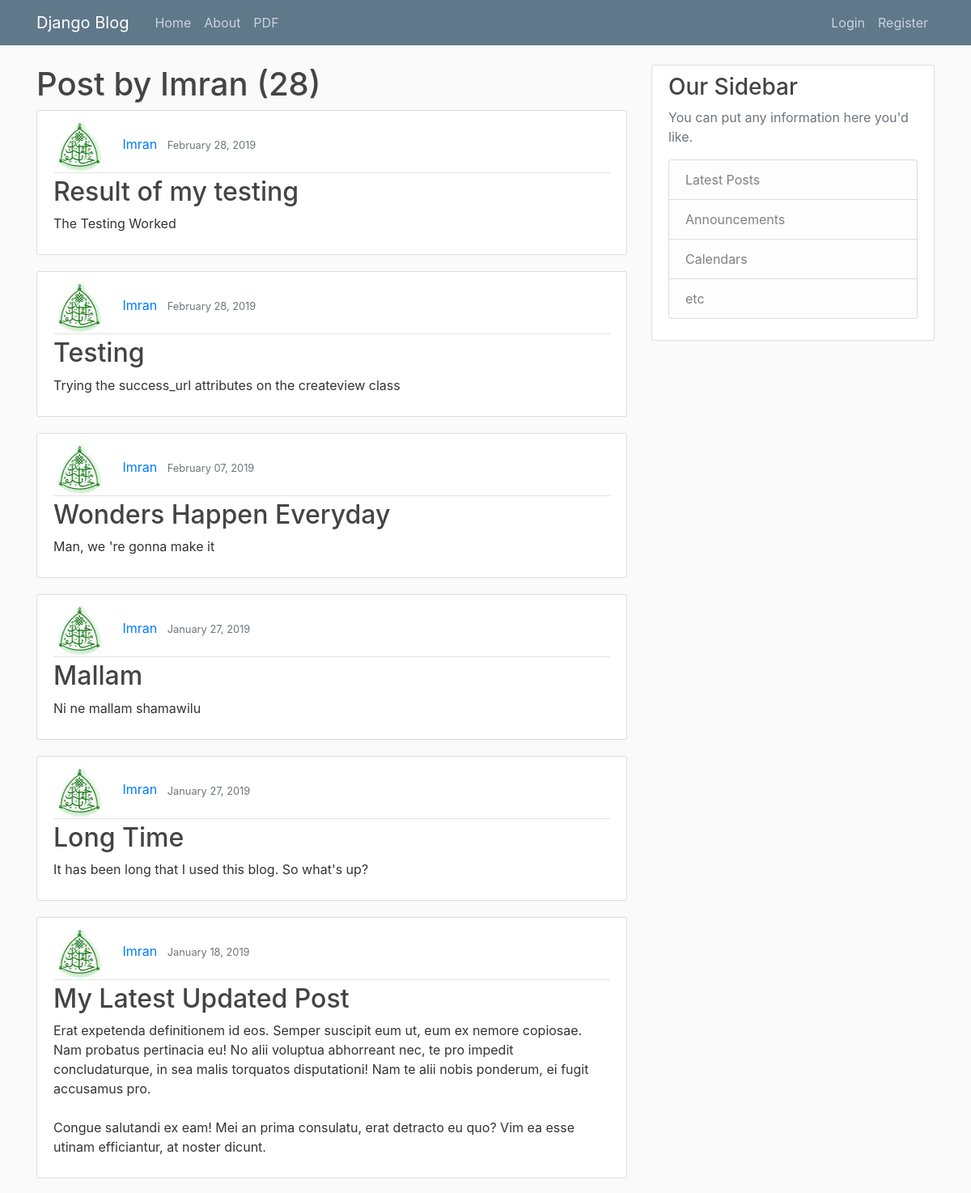
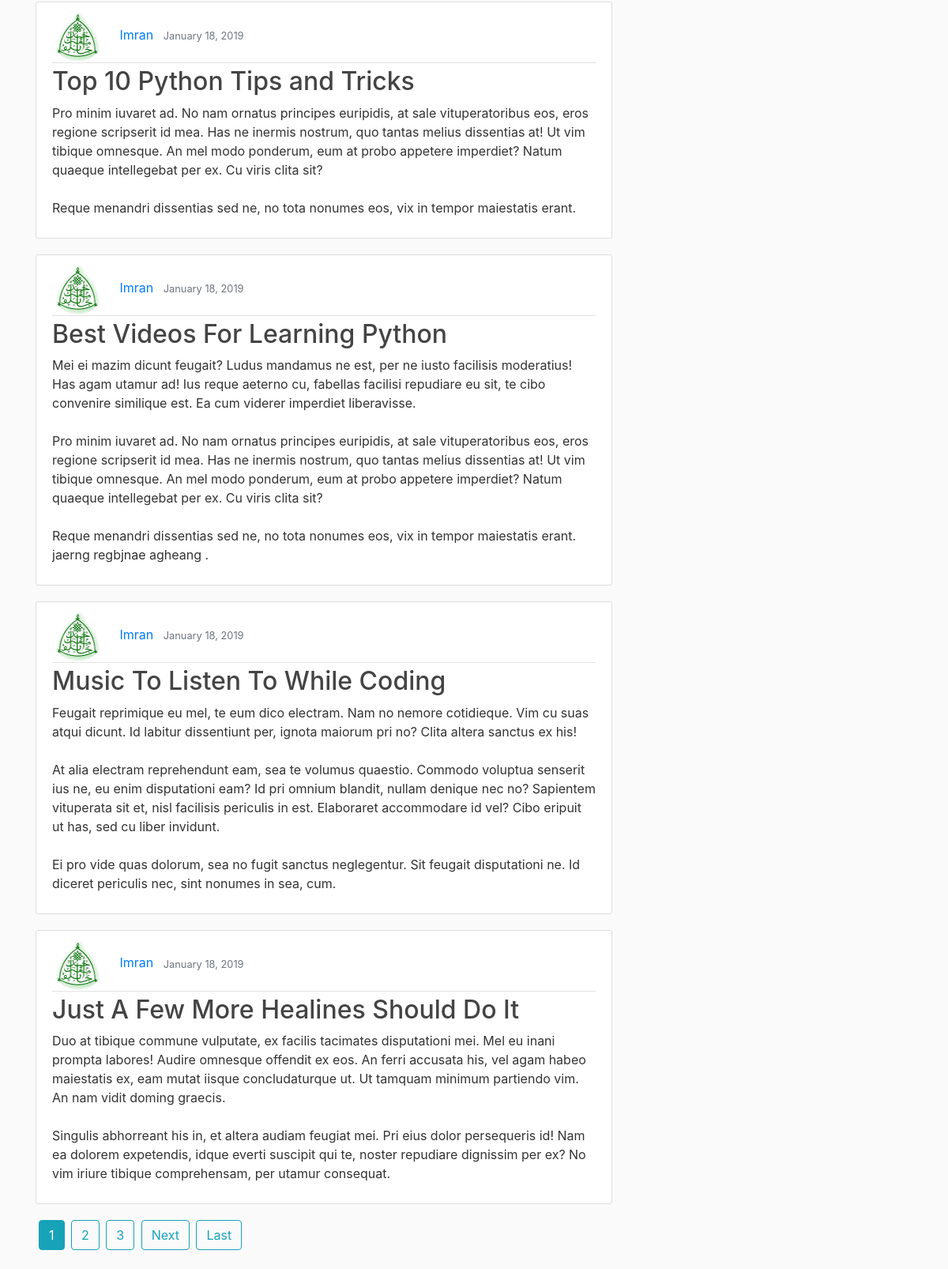
/user/Imran/, run on the app's committed database (2 pictures, top to bottom).
### blog/models.py (models this page shows, shortened)
class Post(models.Model):
    title = models.CharField(max_length=100)
    content = models.TextField()
    date_posted = models.DateTimeField(default=timezone.now)
    author = models.ForeignKey(User, on_delete=models.CASCADE)
    """ The get_absolute_url() allow us to get the exact url of a model object. Here we are getting the
    url for a specific post """
    def get_absolute_url(self):
        return reverse('post-detail', kwargs={'pk': self.pk})

### users/models.py (models this page shows, shortened)
class Profile(models.Model):
    user = models.OneToOneField(User, on_delete=models.CASCADE)
    image = models.ImageField(default='default.jpg', upload_to='profile_pics')

### blog/views.py (the view)
# urls.py: path('user/<str:username>/', UserPostListView.as_view(), name='user-posts'),
class UserPostListView(ListView):
    model = Post
    template_name = 'blog/user_posts.html'
    context_object_name = 'posts'
    paginate_by = 10
    def get_queryset(self):
        user = get_object_or_404(User, username=self.kwargs.get('username'))
        return Post.objects.filter(author=user).order_by('-date_posted')

### blog/templates/blog/user_posts.html (shortened to what this page needs)
{% extends "blog/base.html" %}
{% block content %}
    <h1>Post by {{ view.kwargs.username }} ({{ page_obj.paginator.count }})</h1>
    {% for post in posts %}
        <article class="media content-section">
          <div class="media-body">
            <div class="article-metadata">
              <img class="rounded-circle article-img" src="{{ post.author.profile.image.url }}">
              <a class="mr-2" href="{% url 'user-posts' post.author.username %}">{{ post.author }}</a>
              <small class="text-muted">{{ post.date_posted|date:"F d, Y" }}</small>
            </div>
            <h2><a class="article-title" href="{% url 'post-detail' post.id %}">{{ post.title }}</a></h2>
            <p class="article-content">{{ post.content }}</p>
          </div>
        </article>
    {% endfor %}
    {% if is_paginated %}
      {% for num in page_obj.paginator.page_range %}
        {% if page_obj.number == num %}
          <a class="btn btn-info mb-4 ml-1" href="?page={{ num }}">{{ num }}</a>
        {% elif num > page_obj.number|add:'-3' and num < page_obj.number|add:'3' %}
          <a class="btn btn-outline-info mb-4 ml-1" href="?page={{ num }}">{{ num }}</a>
        {% endif %}
      {% endfor %}
      {% if page_obj.has_next %}
        <a class="btn btn-outline-info mb-4 ml-1" href="?page={{ page_obj.next_page_number }}">Next</a>
        <a class="btn btn-outline-info mb-4 ml-1" href="?page={{ page_obj.paginator.num_pages }}">Last</a>
      {% endif %}
    {% endif %}
{% endblock content %}

### blog/static/blog/main.css (style rules this page uses)
body { background: #fafafa; color: #333333; margin-top: 5rem; }
h1, h2, h3, h4, h5, h6 { color: #444444; }
.content-section { background: #ffffff; padding: 10px 20px; border: 1px solid #dddddd; border-radius: 3px; margin-bottom: 20px; }
.article-title { color: #444444; }
.article-content { white-space: pre-line; }
.article-img { height: 65px; width: 65px; margin-right: 16px; }
.article-metadata { padding-bottom: 1px; margin-bottom: 4px; border-bottom: 1px solid #e3e3e3 }

### data on the page
Post: author.profile.image (picture), author "Imran", date_posted "February 28, 2019", title "Result of my testing", content "The Testing Worked"
Post: author.profile.image (picture), author "Imran", date_posted "February 28, 2019", title "Testing", content "Trying the success_url attributes on the createview class"
Post: author.profile.image (picture), author "Imran", date_posted "February 07, 2019", title "Wonders Happen Everyday", content "Man, we 're gonna make it"
Post: author.profile.image (picture), author "Imran", date_posted "January 27, 2019", title "Mallam", content "Ni ne mallam shamawilu"
Post: author.profile.image (picture), author "Imran", date_posted "January 27, 2019", title "Long Time", content "It has been long that I used this blog. So what's up?"
Post: author.profile.image (picture), author "Imran", date_posted "January 18, 2019", title "My Latest Updated Post", content "Erat expetenda definitionem id eos. Semper suscipit eum ut, eum ex nemore copiosae. Nam probatus pertinacia eu! No alii voluptua abhorreant nec, te pro impedit concludaturque, in sea malis torquatos disputationi! Nam te alii nobis ponderum, ei fugit accusamus pro. Congue salutandi ex eam! Mei an prima consulatu, erat detracto eu quo? Vim ea esse utinam efficiantur, at noster dicunt."
Post: author.profile.image (picture), author "Imran", date_posted "January 18, 2019", title "Top 10 Python Tips and Tricks", content "Pro minim iuvaret ad. No nam ornatus principes euripidis, at sale vituperatoribus eos, eros regione scripserit id mea. Has ne inermis nostrum, quo tantas melius dissentias at! Ut vim tibique omnesque. An mel modo ponderum, eum at probo appetere imperdiet? Natum quaeque intellegebat per ex. Cu viris clita sit? Reque menandri dissentias sed ne, no tota nonumes eos, vix in tempor maiestatis erant."
Post: author.profile.image (picture), author "Imran", date_posted "January 18, 2019", title "Best Videos For Learning Python", content "Mei ei mazim dicunt feugait? Ludus mandamus ne est, per ne iusto facilisis moderatius! Has agam utamur ad! Ius reque aeterno cu, fabellas facilisi repudiare eu sit, te cibo convenire similique est. Ea cum viderer imperdiet liberavisse. Pro minim iuvaret ad. No nam ornatus principes euripidis, at sale vituperatoribus eos, eros regione scripserit id mea. Has ne inermis nostrum, quo tantas melius dissentias at! Ut vim tibique omnesque. An mel modo ponderum, eum at probo appetere imperdiet? Natum quaeque intellegebat per ex. Cu viris clita sit? Reque menandri dissentias sed ne, no tota nonumes eos, vix in tempor maiestatis erant. jaerng regbjnae agheang ."
Post: author.profile.image (picture), author "Imran", date_posted "January 18, 2019", title "Music To Listen To While Coding", content "Feugait reprimique eu mel, te eum dico electram. Nam no nemore cotidieque. Vim cu suas atqui dicunt. Id labitur dissentiunt per, ignota maiorum pri no? Clita altera sanctus ex his! At alia electram reprehendunt eam, sea te volumus quaestio. Commodo voluptua senserit ius ne, eu enim disputationi eam? Id pri omnium blandit, nullam denique nec no? Sapientem vituperata sit et, nisl facilisis periculis in est. Elaboraret accommodare id vel? Cibo eripuit ut has, sed cu liber invidunt. Ei pro vide quas dolorum, sea no fugit sanctus neglegentur. Sit feugait disputationi ne. Id diceret periculis nec, sint nonumes in sea, cum."
Post: author.profile.image (picture), author "Imran", date_posted "January 18, 2019", title "Just A Few More Healines Should Do It", content "Duo at tibique commune vulputate, ex facilis tacimates disputationi mei. Mel eu inani prompta labores! Audire omnesque offendit ex eos. An ferri accusata his, vel agam habeo maiestatis ex, eam mutat iisque concludaturque ut. Ut tamquam minimum partiendo vim. An nam vidit doming graecis. Singulis abhorreant his in, et altera audiam feugiat mei. Pri eius dolor persequeris id! Nam ea dolorem expetendis, idque everti suscipit qui te, noster repudiare dignissim per ex? No vim iriure tibique comprehensam, per utamur consequat."

### other printed values
{{ view.kwargs.username }} "Imran"
{{ page_obj.paginator.count }} "28"
{{ num }} "1"
{{ num }} "2" "3"
